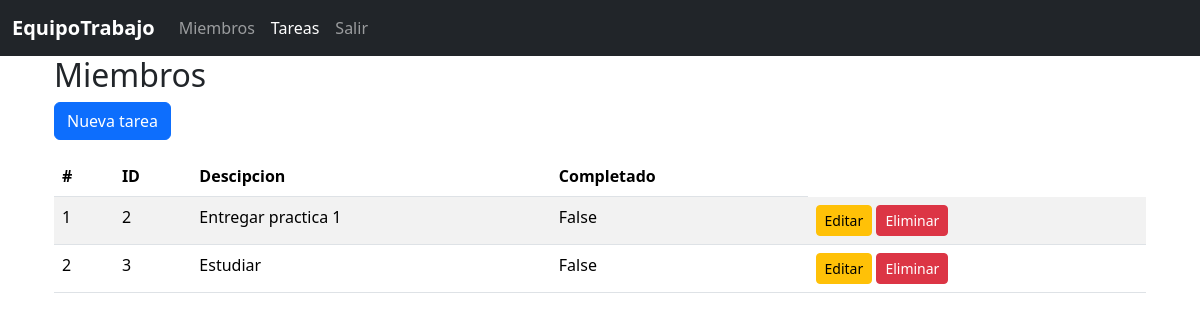
Page /tareas/ on the committed database.
### blueprintapp/tareas/models.py (models this page shows, shortened)
class Tarea(db.Model):
    __tablename__ = "tareas"
    id = db.Column(db.Integer, primary_key=True)
    descripcion =  db.Column(db.String, nullable=False)
    completado = db.Column(db.Boolean,nullable=False)

### blueprintapp/tareas/routes.py (the view)
@bp_tarea.route("/")
def index():
    tareas = Tarea.query.all()
    return render_template('tareas/index.html',tareas=tareas)

### blueprintapp/tareas/templates/tareas/index.html
{% extends 'base.html' %}
{% block content %}
<div class="container">
    <h2>Miembros</h2>
    <a href="{{ url_for('bp_tarea.create') }}" class="btn btn-primary mb-3">Nueva tarea</a>
    <table class="table table-striped">
        <thead>
            <tr>
                <th>#</th>
                <th>ID</th>
                <th>Descipcion</th>
                <th>Completado</th>
            </tr>
        </thead>
        <tbody>
            {% for tarea in tareas %}
            <tr>
                <td>{{ loop.index }}</td>
                <td>{{ tarea.id }}</td>
                <td>{{ tarea.descripcion }}</td>
                <td>{{ tarea.completado }}</td>
                <td>
                    <a href="{{ url_for('bp_tarea.edit', id=tarea.id)}}" class="btn btn-sm btn-warning">Editar</a>
                    <a href="{{url_for('bp_tarea.delete', id=tarea.id)}}" class="btn btn-sm btn-danger" onclick="return confirm('Estás seguro de eliminar ?')">Eliminar</a>
                </td>
            </tr>
            {% else %}
            <h2>No hay Tareas</h2>
            {% endfor %}
        </tbody>
    </table>
</div>
{% endblock %}

### rows in the picture
Tarea: id "2", descripcion "Entregar practica 1", completado "False"
Tarea: id "3", descripcion "Estudiar", completado "False"
